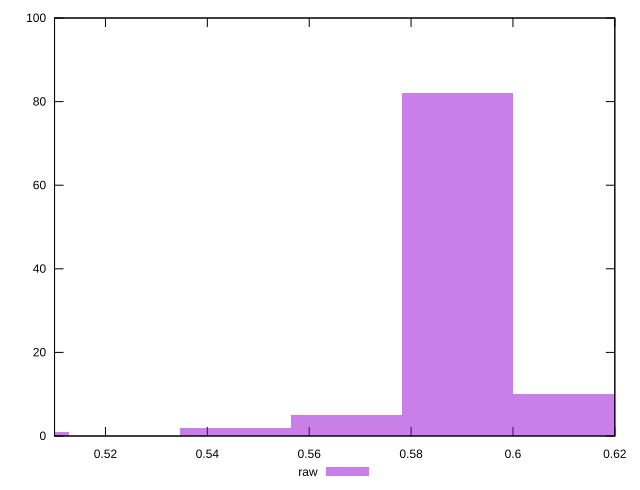

Source code (gnuplot):
reset

$raw <<EOF
0.5018887946269059 1
0.5673525504478067 5
0.5891738023881069 82
0.6109950543284072 10
0.5455312985075065 2
EOF

set key outside below
set boxwidth 0.021821251940300258
set xrange [0.51:0.62]
set yrange [0:100]
set trange [0:100]
set style fill transparent solid 0.5 noborder
set terminal svg size 640, 490 enhanced background rgb 'white'
set output "reports/report_00033_2021-03-01T14-23-16.841Z/meta/score/samples/astro-inner-cached/raw/histogram.svg"

plot $raw title "raw" with boxes

reset
